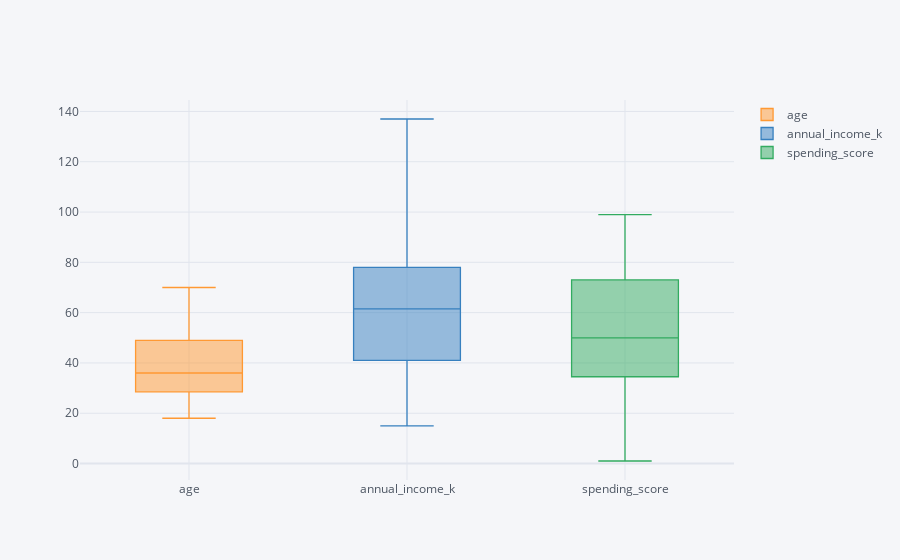

Notebook cell for this chart:
### Code cell
df.drop("gender",axis=1).iplot(kind="box")

### Figure 1 — Plotly figure (JSON) as saved in the notebook; plotly's stock layout.template omitted (floating-point values rounded to 4 significant figures; data arrays with more than 128 entries replaced by an {"elided": "..."} marker saying what was removed)
{"data": [{"boxpoints": false, "line": {"width": 1.3}, "marker": {"color": "rgba(255, 153, 51, 1.0)"}, "name": "age", "orientation": "v", "type": "box", "y": {"elided": "200 int values"}}, {"boxpoints": false, "line": {"width": 1.3}, "marker": {"color": "rgba(55, 128, 191, 1.0)"}, "name": "annual_income_k", "orientation": "v", "type": "box", "y": {"elided": "200 int values"}}, {"boxpoints": false, "line": {"width": 1.3}, "marker": {"color": "rgba(50, 171, 96, 1.0)"}, "name": "spending_score", "orientation": "v", "type": "box", "y": {"elided": "200 int values"}}], "layout": {"legend": {"bgcolor": "#F5F6F9", "font": {"color": "#4D5663"}}, "paper_bgcolor": "#F5F6F9", "plot_bgcolor": "#F5F6F9", "title": {"font": {"color": "#4D5663"}}, "xaxis": {"gridcolor": "#E1E5ED", "showgrid": true, "tickfont": {"color": "#4D5663"}, "title": {"font": {"color": "#4D5663"}, "text": ""}, "zerolinecolor": "#E1E5ED"}, "yaxis": {"gridcolor": "#E1E5ED", "showgrid": true, "tickfont": {"color": "#4D5663"}, "title": {"font": {"color": "#4D5663"}, "text": ""}, "zerolinecolor": "#E1E5ED"}}}
